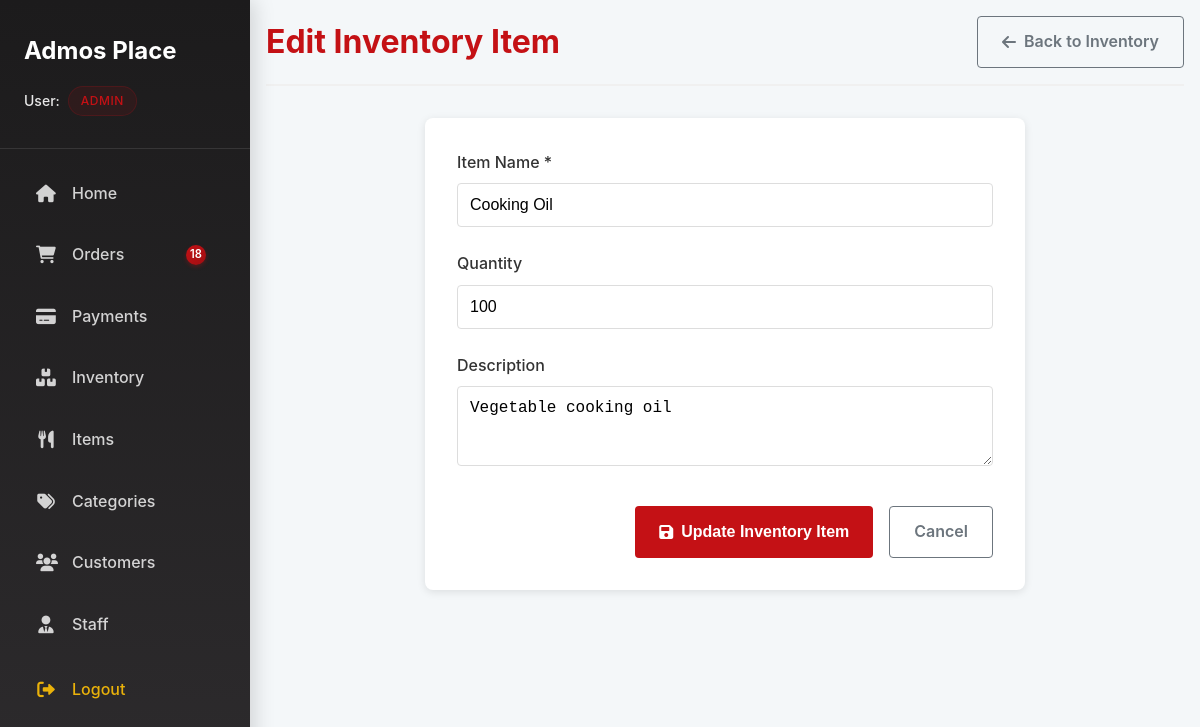
The page /dashboard/inventory/2/edit/ (signed in) on the database its author committed.
### accounts/models.py (models this page shows, shortened)
class User(AbstractBaseUser, PermissionsMixin):
    ROLE_CHOICES = (
        ('customer', 'Customer'),
        ('manager', 'Manager'),
        ('accountant', 'Accountant'),
        ('admin', 'Admin'),
    )
    first_name = models.CharField(max_length=50, blank=True)
    last_name = models.CharField(max_length=50, blank=True)
    email = models.EmailField(unique=True, null=True, blank=True)
    phone_number = models.CharField(max_length=15, unique=True)
    delivery_address = models.TextField(blank=True, null=True)
    role = models.CharField(max_length=20, choices=ROLE_CHOICES, default='customer')
    is_active = models.BooleanField(default=True)
    is_staff = models.BooleanField(default=False)
    objects = UserManager()
    USERNAME_FIELD = 'phone_number'
    REQUIRED_FIELDS = []

### store/models.py (models this page shows, shortened)
class InventoryItem(models.Model):
    name = models.CharField(max_length=100, unique=True)
    quantity = models.PositiveIntegerField(default=0)
    description = models.TextField(blank=True, null=True)
    created_at = models.DateTimeField(auto_now_add=True)
    updated_at = models.DateTimeField(auto_now=True)
    created_by = models.ForeignKey(
        settings.AUTH_USER_MODEL,
        on_delete=models.SET_NULL,
        null=True,
        blank=True,
        related_name='created_inventory_items'
    )
    updated_by = models.ForeignKey(
        settings.AUTH_USER_MODEL,
        on_delete=models.SET_NULL,
        null=True,
        blank=True,
        related_name='updated_inventory_items'
    )
    class Meta:
        ordering = ['name']
        verbose_name_plural = "Inventory Items"

### dashboard/views.py (the view, shortened to what this page needs)
# urls.py: path("inventory/<int:item_id>/edit/", views.edit_inventory_item, name="edit_inventory_item"),
@login_required
def edit_inventory_item(request, item_id):
    if getattr(request.user, "role", None) not in ["admin", "manager"]:
        return HttpResponseForbidden("Not authorized.")
    item = get_object_or_404(InventoryItem, id=item_id)
    context = {'item': item}
    return render(request, "dashboard/edit_inventory_item.html", context)

### dashboard/context_processors.py (called while the page is built)
def active_orders_count(request):
    if hasattr(request, 'user') and request.user.is_authenticated and getattr(request.user, 'role', None) in ['admin', 'manager', 'accountant']:
        return {
            'active_orders_count': Order.objects.filter(
                payment__status='success',
                status__in=['Pending', 'On the Way']  # Only count active orders
            ).count()
        }
    return {'active_orders_count': 0}

### dashboard/templates/dashboard/edit_inventory_item.html (shortened to what this page needs)
{% extends 'dashboard/base.html' %}
{% block content %}
<div class="dashboard-page">
    <div class="page-header">
        <h1>Edit Inventory Item</h1>
        <a href="{% url 'dashboard:inventory' %}" class="btn btn-outline">
            <i class="fas fa-arrow-left"></i> Back to Inventory
        </a>
    </div>
    <div class="form-container">
        <form method="post" class="form" id="editInventoryForm">
            <div class="form-group">
                <label for="name">Item Name *</label>
                <input type="text" id="name" name="name" value="{{ item.name }}" required placeholder="e.g., Rice, Cooking Oil, Spices">
            </div>
            <div class="form-group">
                <label for="quantity">Quantity</label>
                <input type="number" id="quantity" name="quantity" min="0" value="{{ item.quantity }}" placeholder="0">
            </div>
            <div class="form-group">
                <label for="description">Description</label>
                <textarea id="description" name="description" rows="3" placeholder="Optional description of the inventory item">{{ item.description }}</textarea>
            </div>
            <div class="form-actions">
                <button type="submit" class="btn btn-primary">
                    <i class="fas fa-save"></i> Update Inventory Item
                </button>
                <a href="{% url 'dashboard:inventory' %}" class="btn btn-outline">Cancel</a>
            </div>
        </form>
    </div>
</div>
{% endblock %}

### dashboard/templates/dashboard/base.html (shortened to what this page needs)
<!DOCTYPE html>
<html lang="en">
<head>
    {% load static %}
    <link rel="stylesheet" href="{% static 'dashboard/css/style.css' %}?v=17">
    <link rel="stylesheet" href="https://cdnjs.cloudflare.com/ajax/libs/font-awesome/6.0.0/css/all.min.css">
</head>
<body>
    <div class="dashboard-container">
        <aside class="sidebar" id="sidebar">
            <div class="sidebar-header">
                <div class="header-top">
                <h3>Admos Place</h3>
                </div>
                <div class="user-info">
                    <div class="user-name">User: <span class="user-role">{{ user.role|title }}</span></div>
                </div>
            </div>
            <nav class="sidebar-nav">
                <ul>
                    {% if user.role in 'admin,accountant' %}
                    <li class="{% if request.resolver_match.url_name == 'home' %}active{% endif %}">
                        <a href="{% url 'dashboard:home' %}">
                            <i class="fas fa-home"></i> Home
                        </a>
                    </li>
                    {% endif %}
        <li class="{% if request.resolver_match.url_name == 'orders' or request.resolver_match.url_name == 'delivered_orders' %}active{% endif %}">
            <a href="{% url 'dashboard:orders' %}">
                <i class="fas fa-shopping-cart"></i> Orders
                <span class="sidebar-badge">{{ active_orders_count }}</span>
            </a>
        </li>
                    {% if user.role in 'admin,accountant' %}
                    <li class="{% if request.resolver_match.url_name == 'payments' %}active{% endif %}">
                        <a href="{% url 'dashboard:payments' %}">
                            <i class="fas fa-credit-card"></i> Payments
                        </a>
                    </li>
                    {% endif %}
                    <li class="{% if request.resolver_match.url_name == 'inventory' %}active{% endif %}">
                        <a href="{% url 'dashboard:inventory' %}">
                            <i class="fas fa-boxes"></i> Inventory
                        </a>
                    </li>
                    <li class="{% if request.resolver_match.url_name == 'items' %}active{% endif %}">
                        <a href="{% url 'dashboard:items' %}">
                            <i class="fas fa-utensils"></i> Items
                        </a>
                    </li>
                    <li class="{% if request.resolver_match.url_name == 'categories' %}active{% endif %}">
                        <a href="{% url 'dashboard:categories' %}">
                            <i class="fas fa-tags"></i> Categories
                        </a>
                    </li>
        <li class="{% if request.resolver_match.url_name == 'users' %}active{% endif %}">
            <a href="{% url 'dashboard:users' %}">
                <i class="fas fa-users"></i> Customers
            </a>
        </li>
                    {% if user.role == 'admin' %}
                    <li class="{% if request.resolver_match.url_name == 'staff' %}active{% endif %}">
                        <a href="{% url 'dashboard:staff' %}">
                            <i class="fas fa-user-tie"></i> Staff
                        </a>
                    </li>
                    {% endif %}
                    <li class="logout-item">
                        <a href="#" onclick="openDashboardLogout()" class="logout-link">
                            <i class="fas fa-sign-out-alt"></i> Logout
                        </a>
                    </li>
                </ul>
            </nav>
        </aside>
        <main class="main-content">
            <div class="content-body">
                {% block content %}{% endblock %}
            </div>
        </main>
    </div>
    <link rel="stylesheet" href="https://cdnjs.cloudflare.com/ajax/libs/font-awesome/6.0.0/css/all.min.css">
</body>
</html>

### dashboard/static/dashboard/css/style.css (style rules this page uses)
:root { --primary-color: #C41115; --secondary-color: #FFB300; --text-color: #333; --light-gray: #f4f7f9; --medium-gray: #e0e0e0; --dark-gray: #555; --border-color: #e0e0e0; --font-family: -apple-system, BlinkMacSystemFont, "Segoe UI", Roboto, "Helvetica Neue", Arial, sans-serif; }
*, *::before, *::after { box-sizing: border-box; margin: 0; padding: 0; }
body { font-family: var(--font-family); line-height: 1.6; color: var(--text-color); background-color: var(--light-gray); }
.dashboard-container { display: flex; min-height: 100vh; }
.btn { padding: 0.75rem 1.5rem; border-radius: 8px; border: none; cursor: pointer; font-weight: 600; font-size: 1rem; transition: background-color 0.3s, transform 0.2s; }
.btn-primary { background-color: var(--primary-color); color: white; }
.sidebar-badge { background: linear-gradient(135deg, #C41115 0%, #a00e12 100%); color: white; border-radius: 12px; min-width: 20px; height: 20px; display: inline-flex; align-items: center; justify-content: center; font-size: 0.7rem; font-weight: 600; margin-left: auto; margin-right: 0.5rem; box-shadow: 0 2px 4px rgba(196, 17, 21, 0.3); }
.page-header { display: flex; justify-content: space-between; align-items: center; margin-bottom: 2rem; padding-bottom: 1rem; border-bottom: 2px solid #f0f0f0; }
.page-header h1 { margin: 0; color: var(--primary-color); font-size: 2rem; }
.btn-outline { background: transparent; border: 2px solid #ddd; color: #666; padding: 0.5rem 1rem; border-radius: 8px; text-decoration: none; font-size: 0.9rem; transition: all 0.3s ease; display: inline-flex; align-items: center; gap: 0.5rem; }
.btn-primary { background: var(--primary-color); color: white; border: none; padding: 0.5rem 1rem; border-radius: 8px; font-size: 0.9rem; cursor: pointer; transition: all 0.3s ease; display: inline-flex; align-items: center; gap: 0.5rem; }
.sidebar { width: 250px; background: linear-gradient(180deg, #1C1B1C 0%, #2d2b2d 100%); padding: 0; box-shadow: 4px 0 20px rgba(0, 0, 0, 0.15); transition: transform 0.3s ease-in-out; height: 100vh; overflow: hidden; position: fixed; top: 0; left: 0; z-index: 1000; }
.sidebar-header { padding: 2rem 1.5rem 1.5rem; border-bottom: 1px solid rgba(255, 255, 255, 0.1); margin-bottom: 1rem; }
.header-top { display: flex; justify-content: space-between; align-items: center; margin-bottom: 1rem; }
.sidebar-header h3 { color: white; font-size: 1.5rem; font-weight: 700; margin: 0; }
.user-info { text-align: center; margin: 0.5rem 0; }
.user-name { font-weight: 500; color: rgba(255, 255, 255, 0.9); font-size: 0.875rem; margin: 0; display: flex; align-items: center; justify-content: center; gap: 0.5rem; }
.user-role { color: #C41115; font-weight: 600; background: rgba(196, 17, 21, 0.1); padding: 0.25rem 0.75rem; border-radius: 20px; font-size: 0.75rem; text-transform: uppercase; letter-spacing: 0.5px; border: 1px solid rgba(196, 17, 21, 0.2); }
.sidebar-nav ul { list-style: none; padding: 0; margin: 0; }
.sidebar-nav li { margin: 0.25rem 1rem; }
.sidebar-nav li a { display: flex; align-items: center; padding: 1rem 1.25rem; color: rgba(255, 255, 255, 0.8); text-decoration: none; border-radius: 12px; transition: all 0.3s ease; font-weight: 500; position: relative; }
.sidebar-nav li a i { margin-right: 1rem; font-size: 1.1rem; width: 20px; text-align: center; }
.sidebar-nav .logout-item a { color: rgba(255, 193, 7, 0.9) !important; margin-top: 0.5rem; padding-top: 1rem; }
.sidebar-nav .logout-item a i { color: rgba(255, 193, 7, 0.9); }
.main-content { flex-grow: 1; display: flex; flex-direction: column; margin-left: 250px; }
.user-info { display: flex; align-items: center; }
.user-info span { margin-right: 0.75rem; font-weight: 500; }
.content-body { padding: 1rem; flex-grow: 1; overflow-y: auto; }
.form-group { margin-bottom: 1.5rem; }
.form-group label { display: block; margin-bottom: 0.5rem; font-weight: 500; color: var(--dark-gray); }
.form-group input, .form-group select { width: 100%; padding: 0.75rem; border: 1px solid var(--medium-gray); border-radius: 8px; font-size: 1rem; transition: border-color 0.3s; }

### rows shown on the page
User: role "ADMIN"
InventoryItem: name "Cooking Oil", quantity "100", description "Vegetable cooking oil"

### other values the page prints
{{ active_orders_count }} "18"
